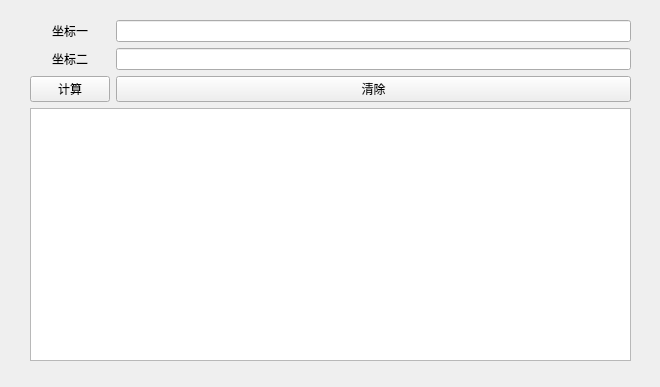
<?xml version="1.0" encoding="UTF-8"?>
<ui version="4.0">
 <class>strongHoldFinder</class>
 <widget class="QWidget" name="strongHoldFinder">
  <property name="geometry">
   <rect>
    <x>0</x>
    <y>0</y>
    <width>660</width>
    <height>387</height>
   </rect>
  </property>
  <property name="windowTitle">
   <string>Form</string>
  </property>
  <widget class="QWidget" name="">
   <property name="geometry">
    <rect>
     <x>30</x>
     <y>20</y>
     <width>601</width>
     <height>341</height>
    </rect>
   </property>
   <layout class="QGridLayout" name="gridLayout">
    <item row="2" column="0">
     <widget class="QPushButton" name="doCaculate">
      <property name="text">
       <string>计算</string>
      </property>
     </widget>
    </item>
    <item row="1" column="1">
     <widget class="QLineEdit" name="coordinate2Edit"/>
    </item>
    <item row="0" column="0">
     <widget class="QLabel" name="coordinate2">
      <property name="layoutDirection">
       <enum>Qt::LayoutDirection::LeftToRight</enum>
      </property>
      <property name="text">
       <string>坐标一</string>
      </property>
      <property name="alignment">
       <set>Qt::AlignmentFlag::AlignCenter</set>
      </property>
     </widget>
    </item>
    <item row="2" column="1">
     <widget class="QPushButton" name="clearCoordinates">
      <property name="text">
       <string>清除</string>
      </property>
     </widget>
    </item>
    <item row="0" column="1">
     <widget class="QLineEdit" name="coordinate1Edit"/>
    </item>
    <item row="1" column="0">
     <widget class="QLabel" name="coordinate1">
      <property name="text">
       <string>坐标二</string>
      </property>
      <property name="alignment">
       <set>Qt::AlignmentFlag::AlignCenter</set>
      </property>
     </widget>
    </item>
    <item row="3" column="0" colspan="2">
     <widget class="QTextBrowser" name="informationBrowser">
      <property name="sizePolicy">
       <sizepolicy hsizetype="Expanding" vsizetype="Expanding">
        <horstretch>0</horstretch>
        <verstretch>0</verstretch>
       </sizepolicy>
      </property>
     </widget>
    </item>
   </layout>
  </widget>
 </widget>
 <resources/>
 <connections/>
</ui>
